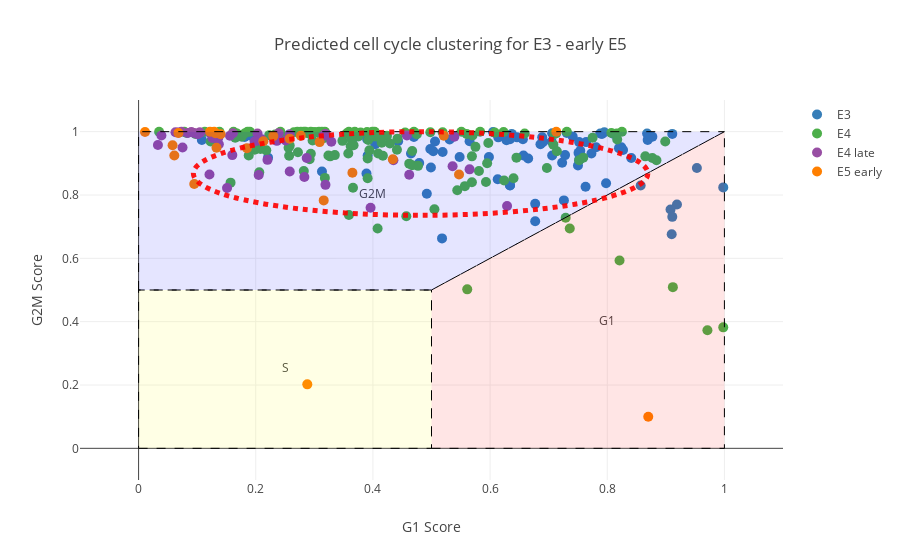

Notebook code for this chart:
### Code cell
set1 = cl.scales['9']['qual']['Set1']

e3_trace = go.Scatter(
    x = e3_g1,
    y = e3_g2m,
    mode='markers+text',
    marker=dict(
        symbol='circle',
        size=10,
        color=set1[1],
    ),
    name='E3'
)

e4_trace = go.Scatter(
    x = e4_g1,
    y = e4_g2m,
    mode='markers+text',
    marker=dict(
        symbol='circle',
        size=10,
        color=set1[2],
    ),
    name='E4'
)

e4late_trace = go.Scatter(
    x = e4late_g1,
    y = e4late_g2m,
    mode='markers+text',
    marker=dict(
        symbol='circle',
        size=10,
        color=set1[3],
    ),
    name='E4 late'
)


e5early_trace = go.Scatter(
    x = e5early_g1,
    y = e5early_g2m,
    mode='markers+text',
    marker=dict(
        symbol='circle',
        size=10,
        color=set1[4],
    ),
    name='E5 early'
)

e5_trace = go.Scatter(
    x = e5_g1,
    y = e5_g2m,
    mode='markers+text',
    marker=dict(
        symbol='circle',
        size=10,
        color=set1[5],
    ),
    name='E5'
)

e6_trace = go.Scatter(
    x = e6_g1,
    y = e6_g2m,
    mode='markers+text',
    marker=dict(
        symbol='circle',
        size=10,
        color=set1[6],
    ),
    name='E6'
)


e7_trace = go.Scatter(
    x = e7_g1,
    y = e7_g2m,
    mode='markers+text',
    marker=dict(
        symbol='circle',
        size=10,
        color=set1[7],
    ),
    name='E7'
)


lbls = go.Scatter(
    x=[0.8, 0.4, 0.25],
    y=[0.4, 0.8, 0.25],
    text=['G1',
          'G2M',
          'S'],
    mode='text',
    showlegend=False,
    hoverinfo='none'
)

data = [e3_trace, e4_trace, e4late_trace, e5early_trace, lbls]
#e5_trace, e6_trace, e7_trace,

layout = {
    'title': "Predicted cell cycle clustering for E3 - early E5",
    'xaxis': {
        'title': "G1 Score",
        'range': [-0.1, 1.1],
    },
    'yaxis': {
        'title': "G2M Score",
        'range': [-0.1, 1.1]
    },
    'shapes': [
        # G1
        {
            'type': 'path',
            'path': ' M 0.5,0 L1,0 L1,1 L0.5,0.5 Z',
            'fillcolor': 'rgba(255,0,0,0.1)',
            'line': {
                'width': 1,
                'dash': 'dash'
            }
        },
        # S
        {
            'type': 'path',
            'path': ' M 0,0 L0.5,0 L0.5,0.5 L0,0.5 Z',
            'fillcolor': 'rgba(255,255,0,0.1)',
            'line': {
                'width': 1,
                'dash': 'dash'
            }
        },
        # G2M
        {
            'type': 'path',
            'path': ' M 0,0.5 L0,1 L1,1 L0.5,0.5 Z',
            'fillcolor': 'rgba(0,0,255,0.1)',
            'line': {
                'width': 1,
                'dash': 'dash'
            }
        },
        {
            'type': 'circle',
            'xref': 'x',
            'yref': 'y',
            'x0': np.percentile(list(e3_g1) + list(e4_g1) + list(e4late_g1) + list(e5early_g1), 5),
            'y0': np.percentile(list(e3_g2m) + list(e4_g2m) + list(e4late_g2m) + list(e5early_g2m), 5),
            'x1': np.percentile(list(e3_g1) + list(e4_g1) + list(e4late_g1) + list(e5early_g1), 95),
            'y1': np.percentile(list(e3_g2m) + list(e4_g2m) + list(e4late_g2m) + list(e5early_g2m), 95),
            'opacity': 0.9,
            #'fillcolor': 'black',
            'line': {
                'color': 'red',
                'width': 5,
                'dash': 'dot'
            },
        },
        #{
        #    'type': 'circle',
        #    'xref': 'x',
        #    'yref': 'y',
        #    'x0': np.percentile(list(e5_g1) + list(e6_g1) + list(e7_g1), 5),
        #    'y0': np.percentile(list(e5_g2m) + list(e6_g2m) + list(e7_g2m), 5),
        #    'x1': np.percentile(list(e5_g1) + list(e6_g1) + list(e7_g1), 95),
        #    'y1': np.percentile(list(e5_g2m) + list(e6_g2m) + list(e7_g2m), 95),
        #    'opacity': 0.8,
        #    'fillcolor': 'blue',
        #    'line': {
        #        'color': 'black',
        #    },
        #},
    ]
}
fig = {
    'data': data,
    'layout': layout,
}

iplot(fig)

### Figure 1 — Plotly figure (JSON) as saved in the notebook; plotly's stock layout.template omitted (floating-point values rounded to 4 significant figures; data arrays with more than 128 entries replaced by an {"elided": "..."} marker saying what was removed)
{"data": [{"marker": {"color": "rgb(55,126,184)", "size": 10, "symbol": "circle"}, "mode": "markers+text", "name": "E3", "type": "scatter", "x": [0.365, 0.518, 0.634, 0.798, 0.47, 0.919, 0.181, 0.498, 0.953, 0.728, 0.19, 0.998, 0.841, 0.221, 0.499, 0.313, 0.519, 0.257, 0.908, 0.108, 0.911, 0.503, 0.752, 0.613, 0.479, 0.686, 0.677, 0.69, 0.706, 0.726, 0.689, 0.637, 0.465, 0.91, 0.598, 0.754, 0.39, 0.492, 0.531, 0.634, 0.753, 0.565, 0.634, 0.911, 0.731, 0.857, 0.764, 0.705, 0.763, 0.677, 0.827, 0.811, 0.824, 0.751, 0.646, 0.788, 0.781, 0.706, 0.877, 0.82, 0.869, 0.795, 0.656, 0.628, 0.657, 0.752, 0.443, 0.75, 0.868, 0.605, 0.741, 0.723, 0.548, 0.389, 0.614, 0.665, 0.791, 0.506, 0.404, 0.773, 0.391], "y": [0.976, 0.663, 0.831, 0.837, 0.983, 0.77, 0.983, 0.945, 0.885, 0.926, 0.988, 0.824, 0.917, 0.918, 0.887, 0.874, 0.936, 0.991, 0.754, 0.974, 0.731, 0.938, 0.91, 0.85, 0.901, 0.96, 0.717, 0.967, 0.925, 0.783, 0.982, 0.993, 0.931, 0.676, 0.92, 0.94, 0.977, 0.804, 0.975, 0.976, 0.918, 0.97, 0.83, 0.993, 0.996, 0.83, 0.967, 0.969, 0.826, 0.772, 0.942, 0.993, 0.951, 0.933, 0.982, 0.994, 0.951, 0.995, 0.984, 0.948, 0.974, 0.998, 0.976, 0.973, 0.925, 0.967, 0.97, 0.893, 0.994, 0.999, 0.985, 0.902, 0.92, 0.868, 0.982, 0.915, 0.993, 0.969, 0.96, 0.931, 0.925]}, {"marker": {"color": "rgb(77,175,74)", "size": 10, "symbol": "circle"}, "mode": "markers+text", "name": "E4", "type": "scatter", "x": {"elided": "142 float values"}, "y": {"elided": "142 float values"}}, {"marker": {"color": "rgb(152,78,163)", "size": 10, "symbol": "circle"}, "mode": "markers+text", "name": "E4 late", "type": "scatter", "x": [0.287, 0.251, 0.315, 0.205, 0.458, 0.283, 0.319, 0.203, 0.068, 0.435, 0.22, 0.629, 0.536, 0.075, 0.136, 0.319, 0.121, 0.104, 0.151, 0.084, 0.258, 0.105, 0.126, 0.539, 0.09, 0.236, 0.396, 0.239, 0.073, 0.063, 0.156, 0.039, 0.329, 0.101, 0.462, 0.205, 0.137, 0.122, 0.095, 0.126, 0.161, 0.319, 0.033, 0.21, 0.198, 0.565, 0.16, 0.258], "y": [0.917, 0.972, 0.986, 0.863, 0.988, 0.857, 0.991, 0.994, 0.997, 0.91, 0.911, 0.765, 0.891, 0.95, 0.98, 0.832, 0.865, 0.997, 0.822, 0.996, 0.874, 0.997, 0.999, 0.984, 0.999, 0.971, 0.76, 0.995, 1, 0.998, 0.987, 0.988, 0.968, 0.992, 0.864, 0.972, 0.96, 0.997, 0.996, 0.98, 0.995, 0.993, 0.958, 0.976, 0.969, 0.881, 0.926, 0.991]}, {"marker": {"color": "rgb(255,127,0)", "size": 10, "symbol": "circle"}, "mode": "markers+text", "name": "E5 early", "type": "scatter", "x": [0.185, 0.058, 0.309, 0.011, 0.095, 0.434, 0.258, 0.213, 0.365, 0.129, 0.14, 0.521, 0.277, 0.061, 0.288, 0.87, 0.068, 0.133, 0.713, 0.23, 0.547, 0.131, 0.122, 0.316], "y": [0.948, 0.957, 0.967, 0.999, 0.835, 0.913, 0.978, 0.97, 0.87, 1, 0.992, 0.987, 0.987, 0.925, 0.202, 0.1, 0.996, 0.949, 1, 0.986, 0.865, 0.995, 1, 0.783]}, {"hoverinfo": "none", "mode": "text", "showlegend": false, "text": ["G1", "G2M", "S"], "type": "scatter", "x": [0.8, 0.4, 0.25], "y": [0.4, 0.8, 0.25]}], "layout": {"shapes": [{"fillcolor": "rgba(255,0,0,0.1)", "line": {"dash": "dash", "width": 1}, "path": " M 0.5,0 L1,0 L1,1 L0.5,0.5 Z", "type": "path"}, {"fillcolor": "rgba(255,255,0,0.1)", "line": {"dash": "dash", "width": 1}, "path": " M 0,0 L0.5,0 L0.5,0.5 L0,0.5 Z", "type": "path"}, {"fillcolor": "rgba(0,0,255,0.1)", "line": {"dash": "dash", "width": 1}, "path": " M 0,0.5 L0,1 L1,1 L0.5,0.5 Z", "type": "path"}, {"line": {"color": "red", "dash": "dot", "width": 5}, "opacity": 0.9, "type": "circle", "x0": 0.0935, "x1": 0.8693, "xref": "x", "y0": 0.7358, "y1": 1, "yref": "y"}], "title": "Predicted cell cycle clustering for E3 - early E5", "xaxis": {"range": [-0.1, 1.1], "title": "G1 Score"}, "yaxis": {"range": [-0.1, 1.1], "title": "G2M Score"}}}
